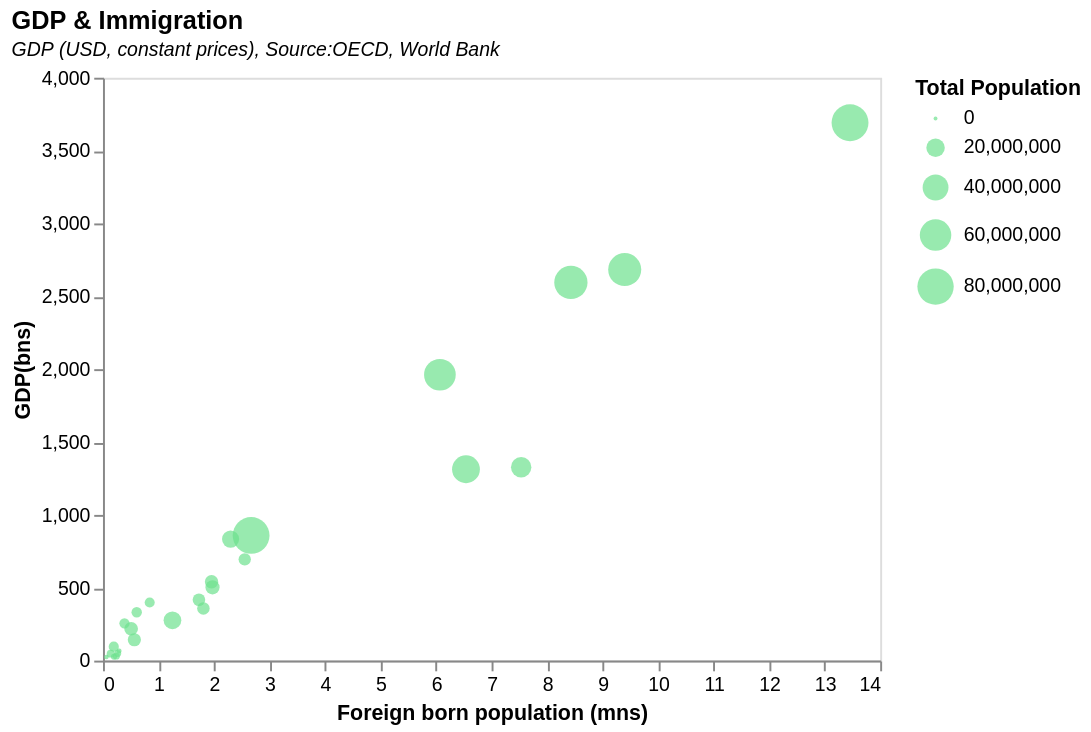

Describe this chart as a Vega-Lite specification.
### Vega-Lite specification from a JSON file in a GitHub repository (floating-point values rounded to 4 significant figures)
{"$schema": "https://vega.github.io/schema/vega-lite/v5.json", "description": "A bubble plot - Gross GDP - foreign popuation.", "width": 400, "height": 300, "title": {"text": "GDP & Immigration", "subtitle": "GDP (USD, constant prices), Source:OECD, World Bank", "subtitleFontStyle": "italic", "subtitleFontSize": 10, "anchor": "start", "color": "black"}, "data": {"values": [{"LOCATION": "AUS", "foreign born (mns)": "7.53301", "population": "24594202", "GDP(bns)": "1326.516329"}, {"LOCATION": "AUT", "foreign born (mns)": "1.728554", "population": "8797566", "GDP(bns)": "417.2611518"}, {"LOCATION": "BEL", "foreign born (mns)": "1.973007", "population": "11375158", "GDP(bns)": "502.7647206"}, {"LOCATION": "CZE", "foreign born (mns)": "0.507051", "population": "10594438", "GDP(bns)": "218.628941"}, {"LOCATION": "DNK", "foreign born (mns)": "0.607622", "population": "5764980", "GDP(bns)": "332.1210638"}, {"LOCATION": "FIN", "foreign born (mns)": "0.387215", "population": "5508214", "GDP(bns)": "255.6479799"}, {"LOCATION": "FRA", "foreign born (mns)": "8.42866", "population": "66918020", "GDP(bns)": "2595.151045"}, {"LOCATION": "DEU", "foreign born (mns)": "13.457", "population": "82657002", "GDP(bns)": "3690.849153"}, {"LOCATION": "HUN", "foreign born (mns)": "0.565127", "population": "9787966", "GDP(bns)": "143.112196"}, {"LOCATION": "ISL", "foreign born (mns)": "0.061401", "population": "343400", "GDP(bns)": "24.72828518"}, {"LOCATION": "ITA", "foreign born (mns)": "6.069", "population": "60536709", "GDP(bns)": "1961.796197"}, {"LOCATION": "LUX", "foreign born (mns)": "0.291185", "population": "596336", "GDP(bns)": "65.71218034"}, {"LOCATION": "NLD", "foreign born (mns)": "2.298709", "population": "17131296", "GDP(bns)": "833.8696417"}, {"LOCATION": "NOR", "foreign born (mns)": "0.84158", "population": "5276968", "GDP(bns)": "398.3939553"}, {"LOCATION": "SVK", "foreign born (mns)": "0.194389", "population": "5439232", "GDP(bns)": "95.64996626"}, {"LOCATION": "ESP", "foreign born (mns)": "6.53896", "population": "46593236", "GDP(bns)": "1313.24533"}, {"LOCATION": "SWE", "foreign born (mns)": "1.955569", "population": "10057698", "GDP(bns)": "541.0187498"}, {"LOCATION": "CHE", "foreign born (mns)": "2.553416", "population": "8451840", "GDP(bns)": "695.2008331"}, {"LOCATION": "TUR", "foreign born (mns)": "2.668594", "population": "82089826", "GDP(bns)": "858.9962631"}, {"LOCATION": "GBR", "foreign born (mns)": "9.398", "population": "66058859", "GDP(bns)": "2683.399007"}, {"LOCATION": "CHL", "foreign born (mns)": "1.251566", "population": "18368577", "GDP(bns)": "276.3649337"}, {"LOCATION": "EST", "foreign born (mns)": "0.198064", "population": "1317384", "GDP(bns)": "26.9243851"}, {"LOCATION": "ISR", "foreign born (mns)": "1.80892", "population": "8713300", "GDP(bns)": "358.2454275"}, {"LOCATION": "SVN", "foreign born (mns)": "0.265072", "population": "2066388", "GDP(bns)": "48.58910004"}, {"LOCATION": "LVA", "foreign born (mns)": "0.241754", "population": "1942248", "GDP(bns)": "30.48380602"}, {"LOCATION": "LTU", "foreign born (mns)": "0.138171", "population": "2828403", "GDP(bns)": "47.75873693"}]}, "mark": "circle", "encoding": {"y": {"field": "GDP(bns)", "type": "quantitative", "axis": {"grid": false}}, "x": {"field": "foreign born (mns)", "type": "quantitative", "axis": {"grid": false, "title": "Foreign born population (mns)"}}, "tooltip": [{"field": "LOCATION", "title": "Country"}], "size": {"field": "population", "type": "quantitative", "title": "Total Population"}, "color": {"value": "#6DE18E"}}}
